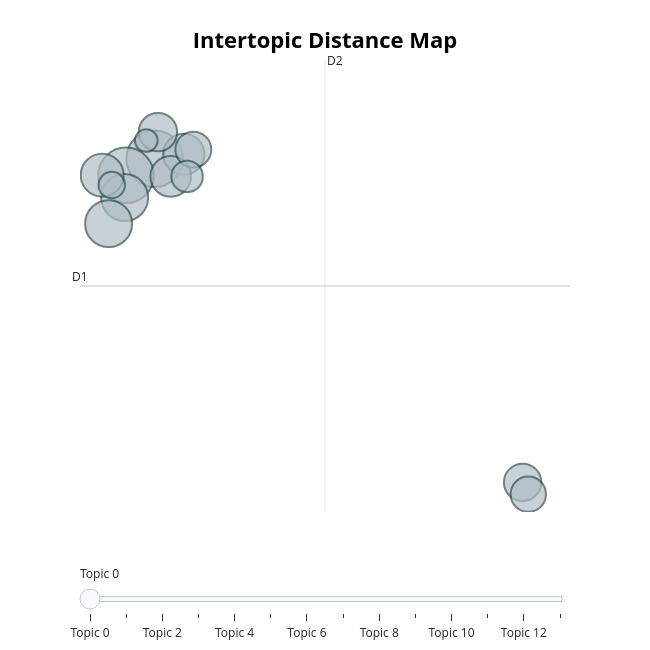

Write notebook code for a chart like this one.
### Code cell
# Intertopic distance map
fig = topic_model.visualize_topics(custom_labels=True)

# Show figure in notebook
fig.show()

### Figure 1 — Plotly figure (JSON) as saved in the notebook; plotly's stock layout.template omitted (floating-point values rounded to 4 significant figures)
{"data": [{"customdata": [[0, "Substance Use", 87], [1, "Panic & Health Anxiety", 84], [2, "Therapeutic & Social Support", 60], [3, "Discussing Symptoms #1", 60], [4, "Treatment", 50], [5, "Discussing Symptoms #2", 46], [6, "Physical & Sensory Symptoms", 45], [7, "Living with DPDR", 40], [8, "Hopelessness", 38], [9, "Discussing Symptoms #3", 35], [10, "Existential Concerns", 34], [11, "Diverse (Causes & Symptom Fluctuation)", 27], [12, "Medication Experiences", 19], [13, "Diverse (Symptoms & Recovery)", 14]], "hovertemplate": "<b>Topic %{customdata[0]}</b><br>%{customdata[1]}<br>Size: %{customdata[2]}", "legendgroup": "", "marker": {"color": "#B0BEC5", "size": [87, 84, 60, 60, 50, 46, 45, 40, 38, 35, 34, 27, 19, 14], "sizemode": "area", "sizeref": 0.05437, "symbol": "circle", "line": {"color": "DarkSlateGrey", "width": 2}}, "mode": "markers", "name": "", "orientation": "v", "showlegend": false, "x": [-4.142, -5.388, -5.442, -6.138, -6.416, -2.881, -3.446, -4.001, 11.8, -2.466, 12.05, -2.737, -6.003, -4.505], "xaxis": "x", "y": [9.457, 9.111, 8.648, 8.105, 9.113, 9.549, 9.089, 10.01, 2.72, 9.646, 2.474, 9.088, 8.909, 9.835], "yaxis": "y", "type": "scatter"}], "layout": {"xaxis": {"anchor": "y", "domain": [0.0, 1.0], "title": {"text": ""}, "visible": false, "range": [-7.378, 13.85]}, "yaxis": {"anchor": "x", "domain": [0.0, 1.0], "title": {"text": ""}, "visible": false, "range": [2.103, 11.51]}, "legend": {"tracegroupgap": 0, "itemsizing": "constant"}, "margin": {"t": 60}, "title": {"font": {"size": 22, "color": "Black"}, "text": "<b>Intertopic Distance Map</b>", "y": 0.95, "x": 0.5, "xanchor": "center", "yanchor": "top"}, "hoverlabel": {"font": {"size": 16, "family": "Rockwell"}, "bgcolor": "white"}, "width": 650, "height": 650, "sliders": [{"active": 0, "pad": {"t": 50}, "steps": [{"args": [{"marker.color": [["red", "#B0BEC5", "#B0BEC5", "#B0BEC5", "#B0BEC5", "#B0BEC5", "#B0BEC5", "#B0BEC5", "#B0BEC5", "#B0BEC5", "#B0BEC5", "#B0BEC5", "#B0BEC5", "#B0BEC5"]]}], "label": "Topic 0", "method": "update"}, {"args": [{"marker.color": [["#B0BEC5", "red", "#B0BEC5", "#B0BEC5", "#B0BEC5", "#B0BEC5", "#B0BEC5", "#B0BEC5", "#B0BEC5", "#B0BEC5", "#B0BEC5", "#B0BEC5", "#B0BEC5", "#B0BEC5"]]}], "label": "Topic 1", "method": "update"}, {"args": [{"marker.color": [["#B0BEC5", "#B0BEC5", "red", "#B0BEC5", "#B0BEC5", "#B0BEC5", "#B0BEC5", "#B0BEC5", "#B0BEC5", "#B0BEC5", "#B0BEC5", "#B0BEC5", "#B0BEC5", "#B0BEC5"]]}], "label": "Topic 2", "method": "update"}, {"args": [{"marker.color": [["#B0BEC5", "#B0BEC5", "#B0BEC5", "red", "#B0BEC5", "#B0BEC5", "#B0BEC5", "#B0BEC5", "#B0BEC5", "#B0BEC5", "#B0BEC5", "#B0BEC5", "#B0BEC5", "#B0BEC5"]]}], "label": "Topic 3", "method": "update"}, {"args": [{"marker.color": [["#B0BEC5", "#B0BEC5", "#B0BEC5", "#B0BEC5", "red", "#B0BEC5", "#B0BEC5", "#B0BEC5", "#B0BEC5", "#B0BEC5", "#B0BEC5", "#B0BEC5", "#B0BEC5", "#B0BEC5"]]}], "label": "Topic 4", "method": "update"}, {"args": [{"marker.color": [["#B0BEC5", "#B0BEC5", "#B0BEC5", "#B0BEC5", "#B0BEC5", "red", "#B0BEC5", "#B0BEC5", "#B0BEC5", "#B0BEC5", "#B0BEC5", "#B0BEC5", "#B0BEC5", "#B0BEC5"]]}], "label": "Topic 5", "method": "update"}, {"args": [{"marker.color": [["#B0BEC5", "#B0BEC5", "#B0BEC5", "#B0BEC5", "#B0BEC5", "#B0BEC5", "red", "#B0BEC5", "#B0BEC5", "#B0BEC5", "#B0BEC5", "#B0BEC5", "#B0BEC5", "#B0BEC5"]]}], "label": "Topic 6", "method": "update"}, {"args": [{"marker.color": [["#B0BEC5", "#B0BEC5", "#B0BEC5", "#B0BEC5", "#B0BEC5", "#B0BEC5", "#B0BEC5", "red", "#B0BEC5", "#B0BEC5", "#B0BEC5", "#B0BEC5", "#B0BEC5", "#B0BEC5"]]}], "label": "Topic 7", "method": "update"}, {"args": [{"marker.color": [["#B0BEC5", "#B0BEC5", "#B0BEC5", "#B0BEC5", "#B0BEC5", "#B0BEC5", "#B0BEC5", "#B0BEC5", "red", "#B0BEC5", "#B0BEC5", "#B0BEC5", "#B0BEC5", "#B0BEC5"]]}], "label": "Topic 8", "method": "update"}, {"args": [{"marker.color": [["#B0BEC5", "#B0BEC5", "#B0BEC5", "#B0BEC5", "#B0BEC5", "#B0BEC5", "#B0BEC5", "#B0BEC5", "#B0BEC5", "red", "#B0BEC5", "#B0BEC5", "#B0BEC5", "#B0BEC5"]]}], "label": "Topic 9", "method": "update"}, {"args": [{"marker.color": [["#B0BEC5", "#B0BEC5", "#B0BEC5", "#B0BEC5", "#B0BEC5", "#B0BEC5", "#B0BEC5", "#B0BEC5", "#B0BEC5", "#B0BEC5", "red", "#B0BEC5", "#B0BEC5", "#B0BEC5"]]}], "label": "Topic 10", "method": "update"}, {"args": [{"marker.color": [["#B0BEC5", "#B0BEC5", "#B0BEC5", "#B0BEC5", "#B0BEC5", "#B0BEC5", "#B0BEC5", "#B0BEC5", "#B0BEC5", "#B0BEC5", "#B0BEC5", "red", "#B0BEC5", "#B0BEC5"]]}], "label": "Topic 11", "method": "update"}, {"args": [{"marker.color": [["#B0BEC5", "#B0BEC5", "#B0BEC5", "#B0BEC5", "#B0BEC5", "#B0BEC5", "#B0BEC5", "#B0BEC5", "#B0BEC5", "#B0BEC5", "#B0BEC5", "#B0BEC5", "red", "#B0BEC5"]]}], "label": "Topic 12", "method": "update"}, {"args": [{"marker.color": [["#B0BEC5", "#B0BEC5", "#B0BEC5", "#B0BEC5", "#B0BEC5", "#B0BEC5", "#B0BEC5", "#B0BEC5", "#B0BEC5", "#B0BEC5", "#B0BEC5", "#B0BEC5", "#B0BEC5", "red"]]}], "label": "Topic 13", "method": "update"}]}], "shapes": [{"line": {"color": "#CFD8DC", "width": 2}, "type": "line", "x0": 3.238, "x1": 3.238, "y0": 2.103, "y1": 11.51}, {"line": {"color": "#9E9E9E", "width": 2}, "type": "line", "x0": -7.378, "x1": 13.85, "y0": 6.807, "y1": 6.807}], "annotations": [{"showarrow": false, "text": "D1", "x": -7.378, "y": 6.807, "yshift": 10}, {"showarrow": false, "text": "D2", "x": 3.238, "xshift": 10, "y": 11.51}]}}
